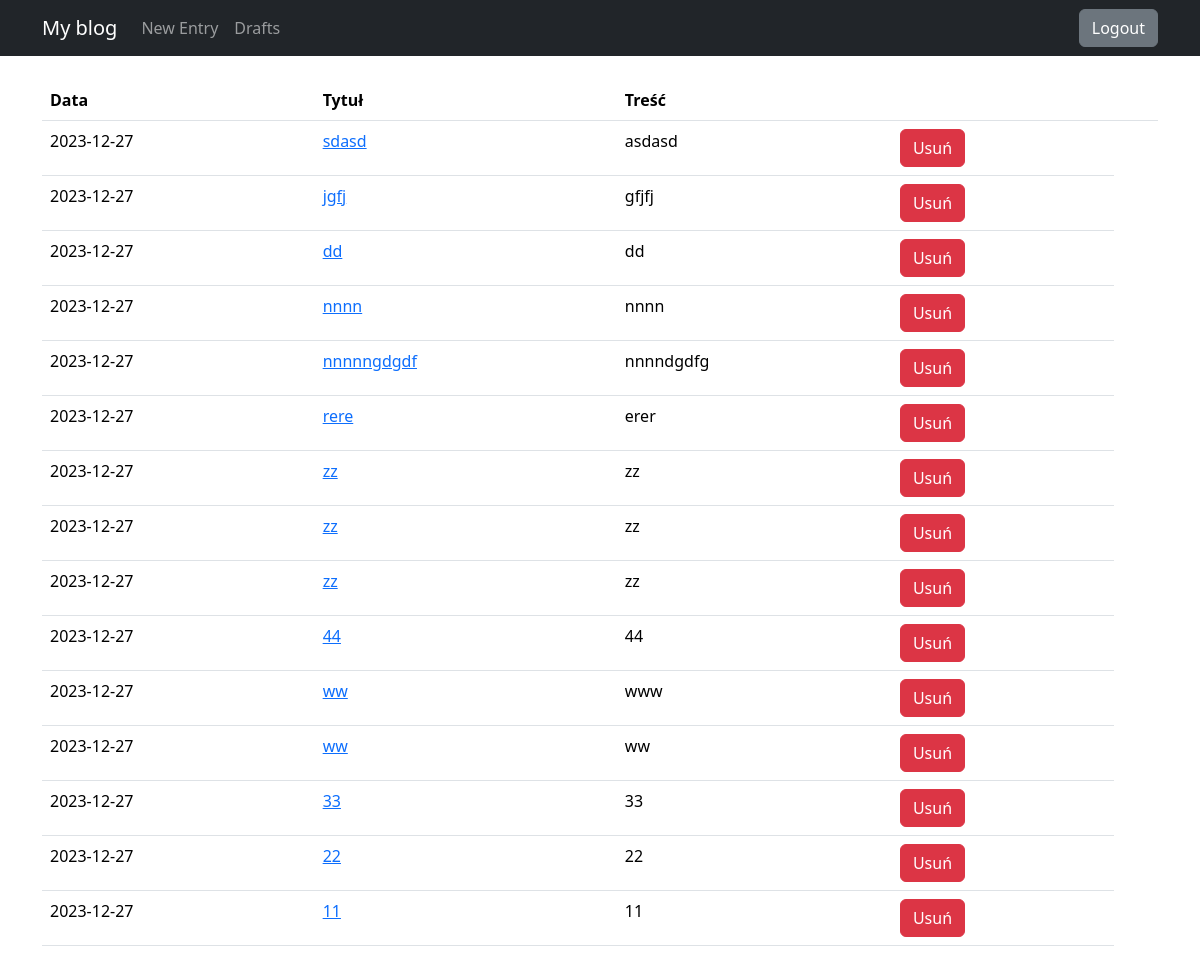
The page /drafts/ (signed in) on the database as committed earlier.
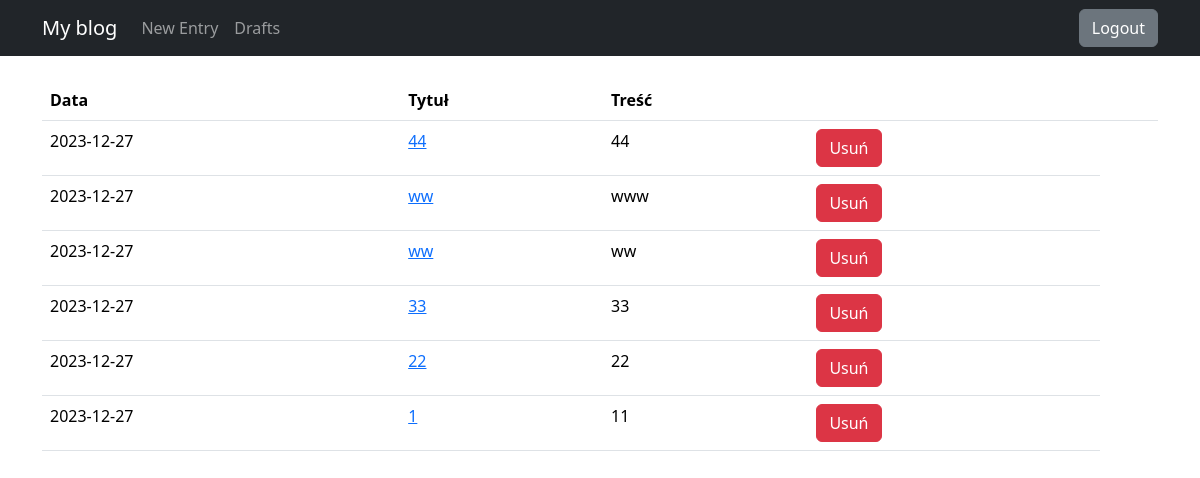
The same page on the database as committed later.
### blog/models.py (models this page shows)
class Entry(db.Model):
    id = db.Column(db.Integer, primary_key=True)
    title = db.Column(db.String(80), nullable=False)
    body = db.Column(db.Text, nullable=False)
    pub_date = db.Column(db.DateTime, nullable=False,
                         default=datetime.datetime.utcnow)
    is_published = db.Column(db.Boolean, default=False)

### blog/routes.py (the view)
@app.route("/drafts/", methods=['GET'])
@login_required
def list_drafts():
    drafts = Entry.query.filter_by(is_published=False).order_by(Entry.pub_date.desc())
    return render_template("drafts.html", drafts=drafts)

### blog/routes.py (called while the page is built)
def login_required(view_func):
    @functools.wraps(view_func)
    def check_permissions(*args, **kwargs):
        if session.get('logged_in'):
            return view_func(*args, **kwargs)
        return redirect(url_for('login', next=request.path))
    return check_permissions

### blog/templates/drafts.html
{% extends "base.html" %}
{% block content %}
<table class="table">
   <thead>
     <tr>
       <th scope="col">Data</th>
       <th scope="col">Tytuł</th>
       <th scope="col">Treść</th>
       <th scope="col"></th>
       <th scope="col"></th>
     </tr>
   </thead>
   <tbody>
       {% for post in drafts %}
     <tr>
       <td>
           {{ post.pub_date.strftime('%Y-%m-%d') }}
       </td>
       <td>
           <a href="{{ url_for('edit_or_create_entry', entry_id=post.id) }}">
               {{ post.title }}
           </a>
       </td>
       <td>{{ post.body|truncate(100, true) }}</td>
       <td>
           <form action="{{ url_for('delete_entry', entry_id=post.id) }}" method="POST"
                 onsubmit="return confirm('Are you sure you want to delete this entry?');">
               <button type="submit" class="btn btn-danger">Usuń</button>
           </form>
       </td>
     </tr>
     {% endfor %}
   </tbody>
 </table>
{% endblock %}

### blog/templates/base.html (shortened to what this page needs)
<!doctype html>
<html lang="en">
<head>
    <link href="https://cdn.jsdelivr.net/npm/bootstrap@5.3.2/dist/css/bootstrap.min.css"
          rel="stylesheet"
>
</head>
<body>
    <nav class="navbar navbar-expand-md navbar-dark bg-dark fixed-top">
        <div class="container">
            <a class="navbar-brand" href="{{ url_for('index') }}">My blog</a>
            <div class="collapse navbar-collapse justify-content-between" id="navbarNav">
                <ul class="navbar-nav">
                    <li class="nav-item">
                        <a class="nav-link" href="{{ url_for('edit_or_create_entry') }}">New Entry</a>
                    </li>
                    <li class="nav-item">
                        <a class="nav-link" href="{{ url_for('list_drafts') }}">Drafts</a>
                    </li>
                </ul>
                    {% if session.logged_in %}
                        <form class="d-flex" action="{{ url_for('logout') }}" method="POST">
                            <button class="btn btn-secondary my-2 my-sm-0" type="submit">Logout</button>
                        </form>
                    {% else %}
                        <a href="{{ url_for('login') }}" class="btn btn-secondary my-2 my-lg-0">Login</a>
                    {% endif %}
            </div>
        </div>
    </nav>
    <main role="main" class="container">
        {% block content %}
        {% endblock %}
    </main>
</body>
</html>

### blog/templates/base.html (style rules this page uses)
body { padding-top: 5rem; }

Rows that differ between the two databases and show on the page:
removed Entry: pub_date "2023-12-27", title "sdasd", body "asdasd"
removed Entry: pub_date "2023-12-27", title "jgfj", body "gfjfj"
removed Entry: pub_date "2023-12-27", title "dd", body "dd"
removed Entry: pub_date "2023-12-27", title "nnnn", body "nnnn"
removed Entry: pub_date "2023-12-27", title "nnnnngdgdf", body "nnnndgdfg"
removed Entry: pub_date "2023-12-27", title "rere", body "erer"
removed Entry: pub_date "2023-12-27", title "zz", body "zz"
removed Entry: pub_date "2023-12-27", title "zz", body "zz"
removed Entry: pub_date "2023-12-27", title "zz", body "zz"
removed Entry: pub_date "2023-12-27", title "11", body "11"
now on this page (row edited): Entry: pub_date "2023-12-27", title "1", body "11"
